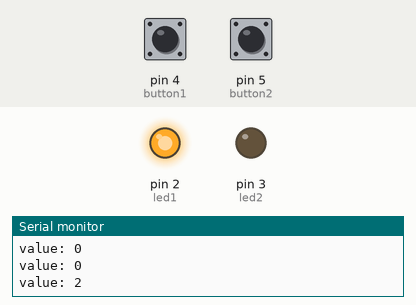
Simulated run of this sketch. Board: Arduino Uno, built with avr-gcc and run on an emulated ATmega328P. Parts: output pins drawn as LEDs (lit = HIGH), the last lines printed to the serial monitor. Inputs (shaded band) come from the test bench; at power-on: pin 5 (button2) LOW, pin 4 (button1) LOW. Random numbers use the default seed unless the sketch sets one.

Above: at 3.8 s.
3.9 s: pin 5 (button2) pulled HIGH for 0.15 s
At 4.2 s:
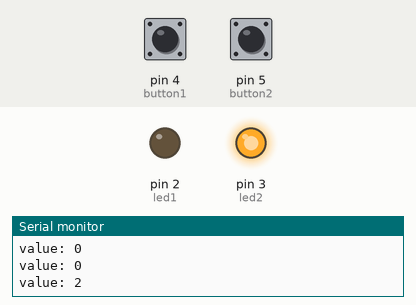
5.5 s: pin 5 (button2) pulled HIGH for 3.2 s
At 10.7 s:
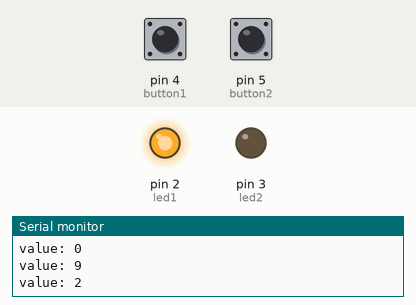
11.0 s: pin 5 (button2) pulled HIGH for 1 s
At 12.0 s:
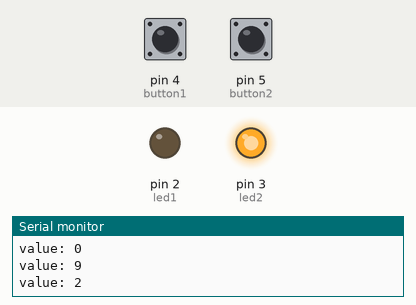
Timing chart, 0 to 14.0 s (numbered marks = the images above; inputs shaded):
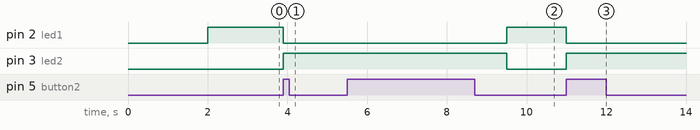

Measured:
- after the input at 3.9 s, pin 2 (led1): HIGH → LOW at once; pin 3 (led2): LOW → HIGH at once
- after the input at 5.5 s, pin 2 (led1): LOW → HIGH after 4.0 s; pin 3 (led2): HIGH → LOW after 4.0 s
- after the input at 11.0 s, pin 2 (led1): HIGH → LOW at once; pin 3 (led2): LOW → HIGH at once

The sketch:

ejercicio1_2.lnk.ino
```cpp
int led1 = 2;
int led2 = 3;

int button1 = 4;
int button2 = 5;

int start_bit = 0;
int* ledOrder = new int[3];
int newCapacity = 3;
int pressedCounter = 0;
int* ledOrderUser = new int[3];

int parpadeos = 3;

bool win = true;

void setup() {
  Serial.begin(9600);

  pinMode(led1, OUTPUT);
  digitalWrite(led1, LOW);
  pinMode(led2, OUTPUT);
  digitalWrite(led2, LOW);

  pinMode(button1, INPUT);
  pinMode(button2, INPUT);
}

void loop() {
  //1. Generamos una secuencia aleatoria de 3 parpadeos
  if(start_bit == 0){
      secuenciaParpadeos();//Solo se ejcuta la primera vez
  }
  start_bit = 1;
  //Imprimimos los leds que se han iluminado por orden
  Serial.println("value: " + String(ledOrder[0]));
  Serial.println("value: " + String(ledOrder[1]));
  Serial.println("value: " + String(ledOrder[2]));

  //2. Registramos los botones pulsados por el usuario
  registrarLedsPulsadosUsuario();

  //3. Se comprueba que el usuario acertó
  if(win){
    Serial.println("Current game status: " + String(win));
    //Aumentamos el tamaño de las listas
    if(parpadeos >= newCapacity){
        resizeListas();
    }
    //Pasamos al siguiente nivel
    parpadeos++;
  }
  else{//El usuario ha fallado
    //Volvemos al inicio
    //Borramos listas
    borrarLedsEnListas();
    parpadeos = 3;
  }
  start_bit = 0;
}

void secuenciaParpadeos(){
   int aux = 0;
   int led = 0;
   while(aux < parpadeos) {
     if(sizeof(ledOrder) == aux){
        led = random(1,4);//me puede salir 2 o 3
        Serial.println("Led selector: " + String(led));
        ledOrder[aux] = led;//Registramos el led que se va a iluminar
     }

     if (ledOrder[aux] == led1) {
       digitalWrite(led1, HIGH);
       digitalWrite(led2, LOW);
     }
     if (ledOrder[aux] == led2) {
       digitalWrite(led2, HIGH);
       digitalWrite(led1, LOW);
     }

     Serial.println("Led value: " + String(ledOrder[aux]));
     Serial.println("aux: " + String(aux));

     aux++;

     delay(1000);
   }

}

void registrarLedsPulsadosUsuario(){
  int aux = 0;
  while(aux < parpadeos){
    int button1State = digitalRead(button1);
    int button2State = digitalRead(button2);
    if(button1State == HIGH){
      digitalWrite(led1, HIGH);
      digitalWrite(led2, LOW);
      ledOrderUser[aux]=led1;
      aux++;
      delay(1000);//No se pone fuera del if porque si no se pulsa ningún botón va a hacer el delay
    }
    else if(button2State == HIGH){
      digitalWrite(led2, HIGH);
      digitalWrite(led1, LOW);
      ledOrderUser[aux]=led2;
      aux++;
      delay(1000);
    }
   }

   if(ledOrder[aux] != ledOrderUser[aux]){
      win=false;
   }
}

void resizeListas(){
   newCapacity = parpadeos * 2;
   int* newList = new int[newCapacity];
   memmove(newList, ledOrder, parpadeos  * sizeof(int));
   delete[] ledOrder;
   ledOrder = newList;
   ledOrderUser = ledOrder;
}

void borrarLedsEnListas(){
  ledOrder = new int[3];
  ledOrderUser = new int[3];
}
```
